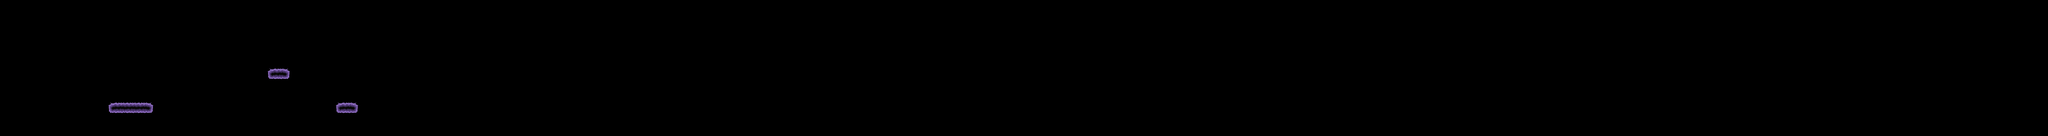

This game map was drawn from its Tiled (.tmx) file and the tilesets committed beside it. A one-line description and the trimmed map source follow:
An orthogonal 180x12 tile map with 64x64 px tiles, 3 tile layers (platforms, Appearing, Disappearing).

<map version="1.5" tiledversion="1.7.2" orientation="orthogonal" renderorder="right-down" width="180" height="12" tilewidth="64" tileheight="64" infinite="0" nextlayerid="4" nextobjectid="1">
 <tileset firstgid="1" source="../common/tiles/Platform.tsx" />
 <layer id="1" name="platforms" width="180" height="12">
  <data>[2160 cells, 5 non-empty, 3 distinct tile ids]</data>
 </layer>
 <layer id="2" name="Appearing" width="180" height="12">
  <data>[2160 cells, 3 non-empty, 3 distinct tile ids]</data>
 </layer>
 <layer id="3" name="Disappearing" width="180" height="12">
  <data>[2160 cells, 3 non-empty, 3 distinct tile ids]</data>
 </layer>
</map>
